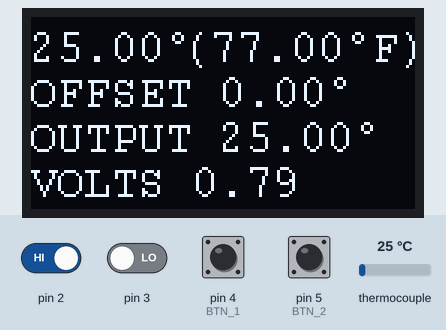
Simulated run of this sketch. Board: Arduino Uno, built with avr-gcc and run on an emulated ATmega328P. On the bench: 128×64 one-colour display. The test bench sets the inputs (shaded band); at power-on: pin 2 HIGH, pin 3, pin 4 (BTN_1), pin 5 (BTN_2) LOW, thermocouple 25 °C. What the sketch prints to the serial monitor is not drawn.

Above: at 1.7 s.
1.8 s: thermocouple set to 75 °C
At 3.1 s:
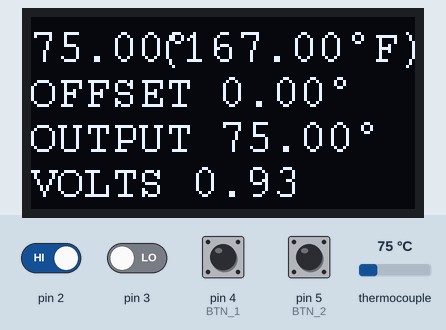
Timing chart, 0 to 3.1 s (numbered marks = the images above; inputs shaded):
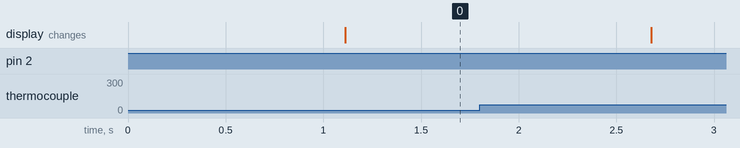

The sketch:

PTDriverFirmware.ino
```cpp
// Include Arduino env (Serial, String, etc)
#include <Arduino.h>

#include <math.h> /* for abs() */

// I2C lib
#include <Wire.h>

// DAC lib
// #include <Adafruit_MCP4725.h>

// PT100 conditioner
#include <Adafruit_MAX31865.h>

#include "vnew.h"
#include "ports.h"
#include "temp.h"
#include "display.h"
#include "control.h"
#include "debug.h"

// Encoder
#include "encoder.h"

// Buttons
#include "buttons.h"

// Display
// The display object buffer (because we have no heap)
static char disp_buffer[sizeof(Display)];
static Display    *display;

// Temp class instance
static char temp_buffer[sizeof(Temp)];
static Temp    *temp;


// Control buffer
// The display object buffer (because we have no heap)
static char control_buffer[sizeof(Control)];
static Control    *control;

static char buttons_buffer[sizeof(Buttons)];
static Buttons    *buttons;

// static DAC dac;
static Encoder encoder;

void setup()
{
    Serial.begin(115200);
    while(!Serial) {} // Wait for serial port

    Serial.println("setup()");
    Wire.begin();
    // dac.begin(DAC_ADDR);

    display = new (disp_buffer) Display();

    temp = new (temp_buffer) Temp();

    buttons = new (buttons_buffer) Buttons();

    control = new (control_buffer) Control(display, temp, encoder, buttons);
}

void loop()
{
// Serial.println("test 1");
#ifdef DEBUG_TIME
    int32_t now = 0;
#endif

    Serial.println("setup()");

#ifdef DEBUG_TIME
    now = millis();
#endif
// Serial.println("test 2");

    temp->loop();
    buttons->loop();
    control->loop();
// Serial.println("test 3");

#ifdef DEBUG_TIME
    tell_how_long("after_c", millis()-now);
#endif
// Serial.println("test 4");

#ifdef DEBUG_TIME
    now = millis();
#endif
// Serial.println("test 5");

    display->loop();
// Serial.println("test 6");

#ifdef DEBUG_TIME
    tell_how_long("after_d", millis()-now);
#endif
// Serial.println("test 7");
}
```

buttons.cpp
```cpp
// buttons.cpp

#include <Arduino.h>
#include <string.h>

#include "ports.h"
#include "buttons.h"

// Buttons::Buttons() : m_cb(0), m_cbarg(0)
Buttons::Buttons()
{
    Buttons(0, 0);
}

Buttons::Buttons(ButtonsCB cb, void*arg) : m_cb(cb), m_cbarg(arg)
// Buttons::Buttons(void)
{
    memset(m_last, 0, sizeof(m_last));
    pinMode(BTN_1, INPUT);
    pinMode(BTN_2, INPUT);
}

void Buttons::set_cb(ButtonsCB cb, void *arg)
{
    m_cb = cb;
    m_cbarg = arg;
}

void Buttons::loop(void)
{
    for (int b = 0; b < Btn_Num; ++b)
    {
        int p = pressed(b);
        if (p != m_last[b])
        {
            m_cb(b, p, m_cbarg);
            m_last[b] = p;
        }
    }
}

// BtnSettleTime=500
// Check the buttons and update their state
bool Buttons::pressed(int which)
{
    if (which == 0)
        return digitalRead(BTN_1)?true:false;
    else if (which == 1)
        return digitalRead(BTN_2)?true:false;
    else
        return 0;
}
```

buttons.h
```cpp
// buttons.h

#ifndef __buttons_h
#define __buttons_h

#include <stdint.h>

typedef void (*ButtonsCB)(int button, bool state, void *arg);

class Buttons
{
public:
    enum Constants { DownButton=0, UpButton=1, Btn_Num=2 };

    Buttons();

    Buttons(ButtonsCB cb, void*arg);

    void set_cb(ButtonsCB cb, void *arg);

    bool pressed(int which);

    void loop(void);
private:
    ButtonsCB m_cb;
    void     *m_cbarg;
    int       m_last[Btn_Num];
};


#endif
```

cfield.cpp
```cpp
#include <U8g2lib.h>  // LCD driver library

#include "cfield.h"

void render_field(U8G2 &disp, const Field &field, const char *txt)
{
    u8g2_uint_t w = disp.getStrWidth(txt);
    int cx;
    switch(field.align)
    {
        case AlignLeft:
        {
            cx = field.x;
            break;
        }
        case AlignRight:
        {
            cx = field.x+(field.width-w);
            break;
        }
        case AlignCenter:
        {
            cx = (field.x+field.width/2)-(w/2);
            break;
        }
    }

    int height = disp.getMaxCharHeight();
    disp.drawStr(cx, height+field.y, txt);
}
```

cfield.h
```cpp
#ifndef __cfield_h
#define __cfield_h

enum Align { AlignLeft, AlignRight, AlignCenter };

struct Field
{
	Field(uint8_t w, uint16_t _x, uint16_t _y, Align a) :
		width(w), x(_x), y(_y), align(a)
	{
	}

    uint8_t width;
	uint16_t x, y;
	Align align;
};

extern void render_field(U8G2 &disp, const Field &field, const char *txt);

#endif
```

control.cpp
```cpp
// Include Arduino env (Serial, String, etc)
#include <Arduino.h>

#include <math.h> /* for abs() */

// I2C lib
// #include <Wire.h>

#include "ports.h"

#include "debug.h"

// DAC lib
#include "dac.h"

// PT100 conditioner
#include <Adafruit_MAX31865.h>

// Temp
#include "temp.h"

// Control
#include "control.h"

#include "cfield.h"

#define TARGET_5
// #define TARGET_3_3

#ifdef TARGET_5
#define MAX_ALLOWED_VOLTAGE 5.0
#define SCALE (1.0)
#elif defined(TARGET_3_3)
#define MAX_ALLOWED_VOLTAGE 3.3
#define SCALE (MAX_ALLOWED_VOLTAGE/5.0)
#endif

// #define TEST_DAC
#ifdef TEST_DAC
#define SHOW_DAC
#else
#define SHOW_FAHR
#endif

static DAC dac;

// init class statics for Control class
float Control::temperature = 0.0;
float Control::adj_temp = 0.0;
float Control::offset = 0.0;
float Control::voltage = 0.0;

float Control::last_temp = 0.0;
// float Control::last_adj_temp = 0.0;
float Control::last_offset = 0.0;
// float Control::last_v = 0.0;

// Render ourselves onto the gui
void render_cb(U8G2 *disp, void *param)
{
    Control *c = reinterpret_cast<Control*>(param);
    c->render_current(disp);
}

void buttons_cb(int button, bool state, void *arg)
{
    Control *c = reinterpret_cast<Control*>(arg);
	c->handle_buttons(button, state);
}

Control::Control(Display *display, Temp *temp, Encoder &encoder, Buttons *buttons) :
    m_state(CS_Status),
    m_dirty(true),
    m_display(display),
    m_encoder(encoder),
    m_temp(temp),
    m_buttons(buttons)
{
    dac.begin(DAC_ADDR);
	m_display->set_cb(render_cb, this);
    m_buttons->set_cb(buttons_cb, this);
}

// Read the encoder, deal with offset
float Control::read_offset(void)
{
    // Get the knob offset
    float offset = ((float) m_encoder.read())/10.0;
    return offset;
}

// Save current temp, offset to last temp, offset
void Control::update_last_params()
{
	last_temp = temperature;
	// last_adj_temp = adj_temp;
	last_offset = offset;
	// last_v = v;
}

// Update the params controlled and displayed
void Control::update_params(float t, float a_temp, float off, float v)
{
	temperature = t;
	adj_temp = a_temp;
    offset = off;
    voltage = v;
}

// Does the new temp or offset differ from last time?
bool Control::params_changed()
{
	return ((temperature != last_temp)
		|| (offset != last_offset));
}

// Display is 128x64
void Control::render_current(U8G2 *disp)
{
    if (m_dirty)
    {
        disp->clear();
        m_dirty = false;
    }

    if (m_state == CS_Status)
        render_fields(disp);
    else if (m_state == CS_ThermSet)
        show_therm_menu(disp);
    else if (m_state == CS_Save)
        show_save_menu(disp);
}

void Control::render_fields(U8G2 *disp)
{
	disp->setDrawColor(1);
	disp->setFontMode(1);
	char buffer[32];

    disp->setFont(u8g_font_courR10);
	String tstr(temperature);
	sprintf(buffer, "%s\xb0", tstr.c_str());
    u8g2_uint_t width = disp->getStrWidth(buffer);
    int height = disp->getMaxCharHeight();
	render_field(*disp, Field(128, 0, 0, AlignLeft), buffer);

    float fahr = temperature * 9 / 5.0 + 32.0;
	String fstr(fahr);
	sprintf(buffer, "(%s\xb0%c)", fstr.c_str(), 'F');
	render_field(*disp, Field(128-(width+2), width+2, 0, AlignRight), buffer);

	String ostr(offset);
	sprintf(buffer, "OFFSET %s\xb0", ostr.c_str());
	render_field(*disp, Field(128, 0, height, AlignLeft), buffer);

	String astr(adj_temp);
	sprintf(buffer, "OUTPUT %s\xb0", astr.c_str());
	render_field(*disp, Field(128, 0, height*2, AlignLeft), buffer);

	String vstr(voltage);
	sprintf(buffer, "VOLTS %s", vstr.c_str());
	render_field(*disp, Field(128, 0, height*3, AlignLeft), buffer);
}
void Control::show_therm_menu(U8G2 *disp)
{
	disp->setDrawColor(1);
	disp->setFontMode(1);
    disp->setFont(u8g_font_courR10);
    disp->drawStr(20, 20, "THERM");
}

void Control::show_save_menu(U8G2 *disp)
{
	disp->setDrawColor(1);
	disp->setFontMode(1);
    disp->setFont(u8g_font_courR10);
    disp->drawStr(20, 20, "SAVE");
}


float v_from_off(float offset)
{
    return fabs(offset);
}

void Control::handle_buttons(int button, bool button_state)
{
    Serial.print("button ");
    Serial.print(button);
    Serial.print(" ");
    Serial.println(button_state?"true":"false");

    if ((button == Buttons::UpButton) && button_state)
    {
        if (m_state < (Num_CS-1))
        {
            ++m_state;
            m_dirty = true;
            // disp->clear();
        }
    }
    else if ((button == Buttons::DownButton) && button_state)
    {
        if (m_state > 0)
        {
            --m_state;
            m_dirty = true;
            // disp->clear();
        }
    }
}

void Control::loop()
{
#ifdef DEBUG_TIME
    int32_t now = 0;
#endif

    // Read the temp
#ifdef DEBUG_TIME
    now = millis();
#endif

    // Serial.println("control 1");


#ifdef DEBUG_TIME
    tell_how_long("read temp", millis()-now);
#endif

    // Get the temp then add the temp offset to get adjusted temp
    float temp = m_temp->get_temp();
    float offset = read_offset();
    float adj_temp = temp + offset;

    /* Scale value for 12-bit DAC whose full scale output is 5V
     *
     * We must constrain the output voltage to 3.0V, so whatever
     * PT100 temp is 3.0V that's our max temp.
     *
     */
#ifdef DEBUG_TIME
    now = millis();
#endif
    // Serial.println("control 2");
#ifdef TEST_DAC
    float v = fabs(offset);
#else
    float v = Temp::compute_voltage(adj_temp);
    // Serial.println("control 3");

    // Scale to MAX_ALLOWED_VOLTAGE
    v *= SCALE;
#endif
    if (v >= MAX_ALLOWED_VOLTAGE)
        v = MAX_ALLOWED_VOLTAGE;
#ifdef DEBUG_TIME
    tell_how_long("compute voltage", millis()-now);
#endif

#ifdef DEBUG_TIME
    now = millis();
#endif
    update_params(temp, adj_temp, offset, v);
#ifdef DEBUG_TIME
    tell_how_long("update params", millis()-now);
#endif
    // Serial.println("control 4");

#ifdef DEBUG_TIME
    now = millis();
#endif
    if (params_changed())
    {
        if (m_display->ready())
        {
            m_display->update();
            update_last_params();
        }
    }
    // Serial.println("control 5");
#ifdef DEBUG_TIME
    tell_how_long("update params", millis()-now);
#endif

    /*
     * This is for the DAC scaling.
     * We need a value between 0 and 4095 for the
     * span of vlotages from 0 to DAC_Vcc (5v)
     * v/MAX_V = x/MAX_DAC
     *
     * v*MAX_DAC/MAX_V
     */
    float dacscaled = voltage*4096.0/5.0;
    uint16_t dacval = dacscaled;

    /* Write DAC */
#ifdef DEBUG_TIME
    now = millis();
#endif
    // Serial.println("control 5.5");

    // Serial.print("Dac val: ");
    // Serial.println(dacval);

    dac.setVoltage(dacval, false);
    // Serial.println("control 5.6");
#ifdef DEBUG_TIME
    tell_how_long("set dac", millis()-now);
#endif
    // Serial.println("control 6");
}
```

control.h
```cpp
#ifndef __control_h
#define __control_h


// DAC
// #include "dac.h"

// Encoder
#include "encoder.h"

// Display
#include "display.h"

// Buttons
#include "buttons.h"

// Temp
#include "temp.h"

class Control
{
public:
    enum ControlState { CS_Status=0, CS_ThermSet, CS_Save, Num_CS };

	Control(Display *display, Temp *temp, Encoder &encoder, Buttons *buttons);
	void loop();
private:
	friend void render_cb(U8G2 *disp, void *param);
    void render_current(U8G2 *disp);
	void render_fields(U8G2 *disp);
    void show_therm_menu(U8G2 *disp);
    void show_save_menu(U8G2 *disp);

	float read_offset(void);

    void update_last_params();
    void update_params(float t, float a_temp, float off, float voltage);
    bool params_changed();

	friend void buttons_cb(int button, bool state, void *arg);
	void handle_buttons(int button, bool state);

    uint16_t    m_state;
    bool        m_dirty;
	Display    *m_display;
	// DAC        &m_dac;
	Encoder    &m_encoder;
    Temp       *m_temp;
    Buttons    *m_buttons;

    static float temperature;
    static float adj_temp;
    static float offset;
    static float voltage;

    static float last_temp;
    static float last_offset;
};

#endif
```

dac.h
```cpp
// dac.c

#ifndef __dac_h
#define __dac_h

// DAC lib
#include <Adafruit_MCP4725.h>

typedef Adafruit_MCP4725 DAC;

#define DAC_ADDR 0x66

#endif
```

debug.cpp
```cpp
#include <Arduino.h>

#include "debug.h"

void tell_how_long(const char *txt, int32_t dur)
{
    Serial.print(txt);
    Serial.print(": ");
    Serial.println(dur);
}
```

debug.h
```cpp
#ifndef __debug_h
#define __debug_h

#include <stdint.h>

// #define DEBUG_TIME

extern void tell_how_long(const char *, int32_t);

#endif
```

display.cpp
```cpp
// display.cpp

#include <Arduino.h>

#include "display.h"

#include <U8g2lib.h>  // LCD driver library
#include <SPI.h>

#include "ports.h"

// #define ROTATE U8G2_R2
#define ROTATE U8G2_R0
U8G2_SSD1306_128X64_NONAME_1_HW_I2C u8g2(ROTATE);

Display::Display() :
    m_state(DS_WaitForUpdate),
    m_updated(false),
    m_render_cb(0),
    m_render_param(0)
{
    u8g2.begin();
}

void Display::set_cb(RenderCallback cb, void *param)
{
    m_render_cb = cb;
    m_render_param = param;
}

void Display::loop()
{
    // Serial.print("disp state: ");
    // Serial.println((int)m_state);
    this->render();
}

void Display::render()
{
    switch(m_state)
    {
        case DS_Init:
            u8g2.firstPage();
            m_state = DS_While;
            break;

        case DS_While:
        {
            if (m_render_cb)
                m_render_cb(&u8g2, m_render_param);
            if (!u8g2.nextPage())
                m_state = DS_WaitForUpdate;
        }
        case DS_WaitForUpdate:
        {
			if (m_updated)
			{
				m_state = DS_Init;
				m_updated = false;
			}
			break;
        }
    }
}
```

display.h
```cpp
// display.h

#ifndef __display_h
#define __display_h

#include <stdint.h>
#include <U8g2lib.h>  // LCD driver library

// #include "constants.h"

typedef void (*RenderCallback)(U8G2*, void*);

class Display
{
public:
    enum DState { DS_Init, DS_While, DS_WaitForUpdate };

    Display();

    void set_cb(RenderCallback, void*);

    // Call often to run the display state machine (once per main loop)
    void loop();

    // Return true when display is ready for an update (it has
    // finished rendering)
    bool ready() const { return m_state == DS_WaitForUpdate; }

    // Fetch the display's state
    DState state() const { return m_state; }

    void update() { m_updated = true; }

private:

    void render();

    DState m_state;
    bool m_updated;
    RenderCallback m_render_cb;
    void * m_render_param;
};

#endif
```

encoder.cpp
```cpp
// encoder.cpp

#include "encoder.h"

volatile int16_t Encoder::m_count = 0;

void int2_isr(void)
{
    if (digitalRead(3))
        --Encoder::m_count;
    else
        ++Encoder::m_count;
}

#ifdef USE_BOTH_PHASES
void int3_isr(void)
{
    if (digitalRead(2))
        --Encoder::m_count;
    else
        ++Encoder::m_count;
}
#endif

Encoder::Encoder()
{
    attachInterrupt(digitalPinToInterrupt(2), int2_isr, FALLING);
#ifdef USE_BOTH_PHASES
    attachInterrupt(digitalPinToInterrupt(3), int3_isr, RISING);
#endif
}
```

encoder.h
```cpp
#ifndef __encoder_h
#define __encoder_h

#include <Arduino.h>
#include <inttypes.h>

class Encoder
{
public:
    Encoder();
    inline int16_t read() const { return m_count; }
private:
    friend void int2_isr(void);
    friend void int3_isr(void);

    static volatile int16_t m_count;
};

#endif
```

temp.cpp
```cpp
#include <stdint.h>

// PT100 conditioner
#include <Adafruit_MAX31865.h>

#include "temp.h"
#include "ports.h"

static float volts[] = {0.7, .78,  .852, .9,   1.0,   1.101, 1.2,   1.3,   1.4,   1.5,   1.603, 1.7,   3.0};
static float temps[] = {0.0, 20.0, 45.0, 62.0, 100.0, 138.0, 176.0, 215.0, 256.0, 297.0, 340.0, 381.0, 500.0 };
#define NUM_TEMPS (sizeof(temps)/sizeof(temps[0]))

// The value of the Rref resistor. Use 430.0 for PT100 and 4300.0 for PT1000
#define RREF      430.0
#define RNOMINAL  100.0

#define TEMP_SAMPLE_INTERVAL 500

// Use software SPI: CS, DI, DO, CLK
// static Adafruit_MAX31865 thermo = Adafruit_MAX31865(PT100_CS, SPI_MOSI, SPI_MISO, SPI_SCK);
static Adafruit_MAX31865 thermo = Adafruit_MAX31865(PT100_CS);

// look up the temp in the temp table, use lerp against volts table
// to find linear approximation of the right point between two known points
float Temp::compute_voltage(float temp)
{
    for (unsigned i = 0; i < NUM_TEMPS-1; ++i)
        if ((temp >= temps[i]) && (temp < temps[i+1]))
        {
            float tempspan = temps[i+1]-temps[i];
            float delta = temp-temps[i];
            float ratio = delta/tempspan;
            float voltspan = volts[i+1]-volts[i];
            return volts[i]+(voltspan*ratio);
        }

    return 0.0;
}

uint8_t Temp::read_temp(float &temperature)
{
    temperature = thermo.temperature(RNOMINAL, RREF);
    return thermo.readFault();
}

Temp::Temp()
    : m_temp(0.0)
{
    thermo.begin(MAX31865_2WIRE);  // set to 2WIRE or 4WIRE as necessary
}

void Temp::show_temp_fault(uint8_t temp_fault)
{
#ifdef DISP_SHOW_FIXED
    {
        char buffer[32];
        sprintf(buffer, "Fault 0x%x", temp_fault);
        disp_show(0, 0, const_cast<const char*>(buffer));
    }
    if (temp_fault & MAX31865_FAULT_HIGHTHRESH)
        disp_show(1, 0, "High Threshold");
    if (temp_fault & MAX31865_FAULT_LOWTHRESH)
        disp_show(1, 0, "Low Threshold");
    if (temp_fault & MAX31865_FAULT_REFINLOW)
        disp_show(1, 0, "REFIN too big");
    if (temp_fault & MAX31865_FAULT_REFINHIGH)
        disp_show(1, 0, "REFIN open");
    if (temp_fault & MAX31865_FAULT_RTDINLOW)
        disp_show(1, 0, "RTDIN open");
    if (temp_fault & MAX31865_FAULT_OVUV)
        disp_show(1, 0, "Bad voltage");
#else
    char buffer[32];
    sprintf(buffer, "Fault 0x%x", temp_fault);
    Serial.print("Temp ");
    Serial.println(buffer);
#endif
}

#define SCOUNT_MOD 1

void show_temp(float temp)
{
    Serial.print("Temp ");
    Serial.println(temp);
}

void Temp::loop()
{
    static auto next_m = millis()+TEMP_SAMPLE_INTERVAL;
    auto now = millis();

    if (next_m < now)
    {
        float temp;
        uint8_t temp_fault = read_temp(temp);
        if (temp_fault)
            show_temp_fault(temp_fault);
        else
        {
            m_temp = temp;
            show_temp(m_temp);
        }
        next_m = now+TEMP_SAMPLE_INTERVAL;
    }

}
```

Source omitted: temp.h (481 bytes), vnew.h (143 bytes), ports.h (175 bytes)
